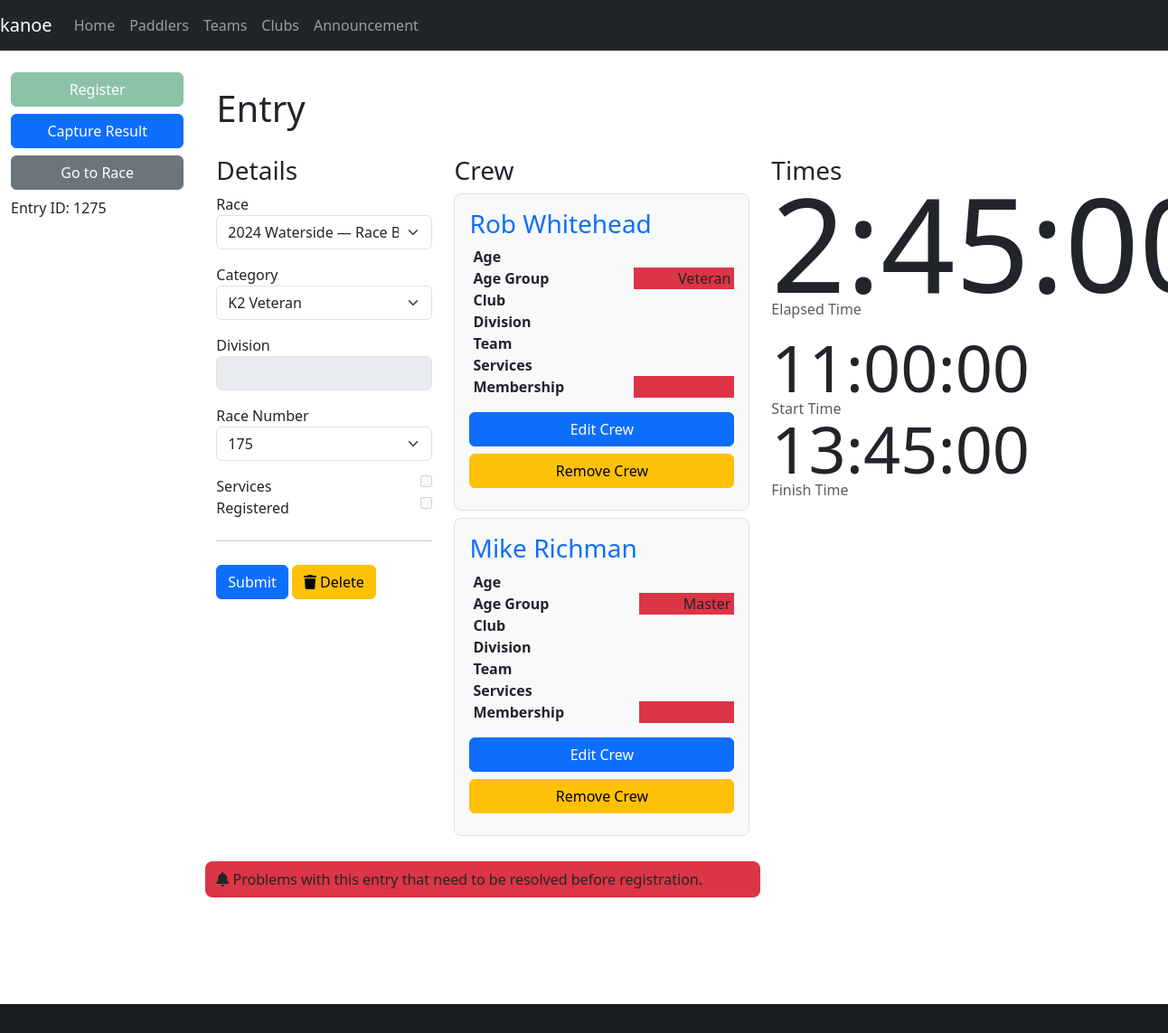
Before: /entry/1275 with the older database file.
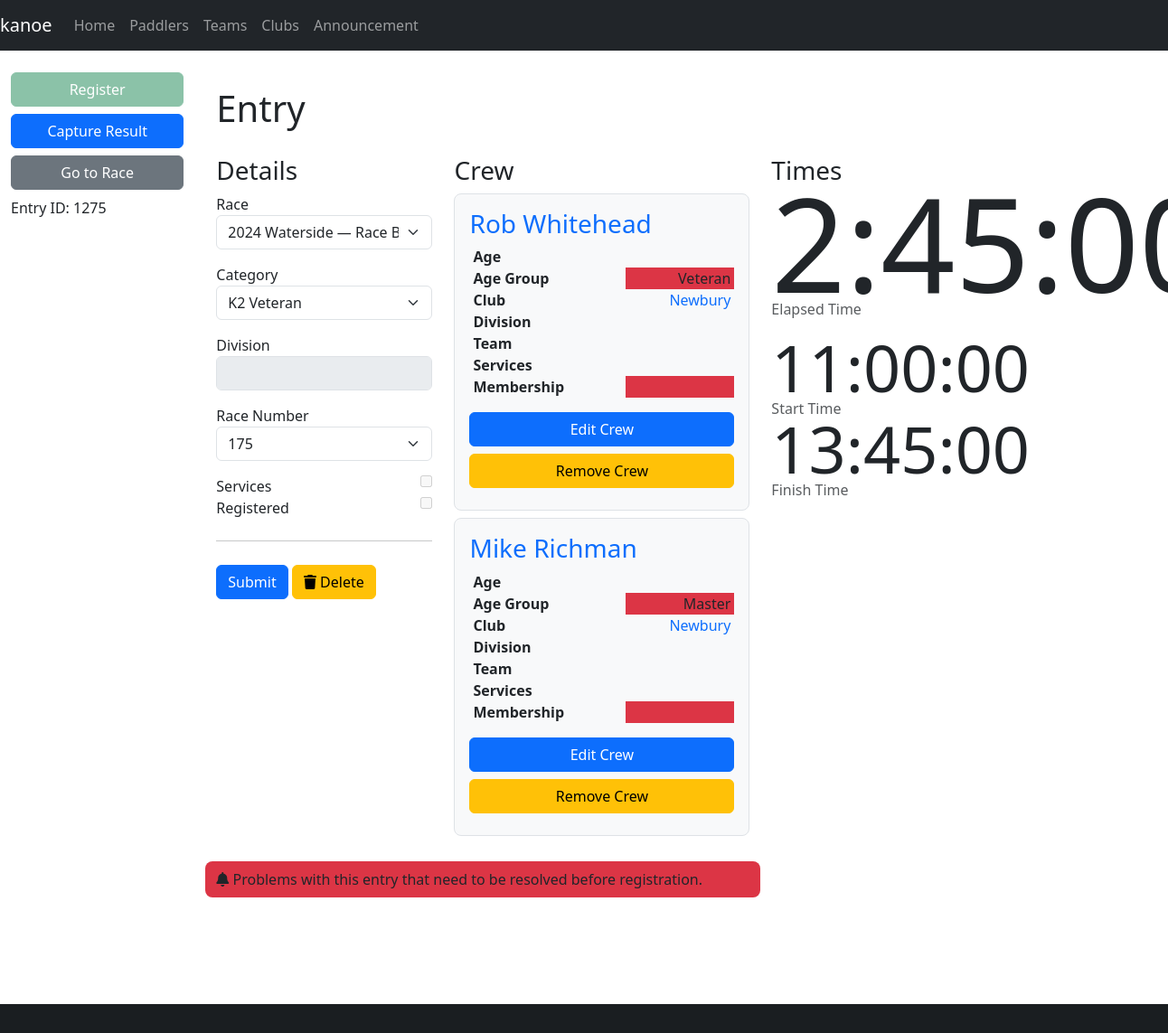
After: the same page with the newer database file.
### database/database/entry.py (models this page shows, shortened)
class Entry(Base):
    __tablename__ = "entry"
    id = Column(Integer, primary_key=True)
    race_id = Column(Integer, ForeignKey(Race.id), index=True)
    category_id = Column(Integer, ForeignKey(Category.id), index=True)
    boat_type = Column(boat_type, index=True)
    entry_number = Column(Integer)
    series_id = Column(Integer, ForeignKey(Series.id), index=True)
    time_start = Column(String)
    time_finish = Column(String)
    time_adjustment = Column(Integer)
    registered = Column(Boolean, default=False, nullable=False)
    retired = Column(Boolean, default=False, nullable=False)
    scratched = Column(Boolean, default=False, nullable=False)
    disqualified = Column(Boolean, default=False, nullable=False)
    note = Column(Text)
    category = relationship(Category, backref="entries", lazy="joined")
    race = relationship(Race, backref="entries", lazy="joined")
    race_number = relationship("Number", secondary="number_entry", uselist=False)
    crews = relationship("Crew", lazy="joined", order_by="Crew.paddler_id")
    @property
    def division(self):
        if self.crews:
            divisions = [crew.paddler.division for crew in self.crews]
            divisions = [division for division in divisions if division is not None]
            if divisions:
                return min(divisions)
        return None
    @property
    def time(self):
        if self.time_start and self.time_finish:
            time_start = datetime.datetime.strptime(self.time_start, "%H:%M:%S")
            time_finish = datetime.datetime.strptime(self.time_finish, "%H:%M:%S")
            return (
                time_finish
                - time_start
                + datetime.timedelta(seconds=(self.time_adjustment or 0))
            )
        else:
            return None
    @property
    def crew_complete(self):
        return len(self.crews) >= self.category.crew_count
    @property
    def services(self):
        services = [crew.services for crew in self.crews]
        return len(services) > 0 and all(services)

### database/database/number.py (models this page shows, shortened)
class Number(Base):
    __tablename__ = "number"
    id = Column(Integer, primary_key=True)
    lost = Column(Boolean)
    def __str__(self):
        return str(self.id)

### database/database/crew.py (models this page shows, shortened)
class Crew(Base):
    __tablename__ = "crew"
    id = Column(Integer, primary_key=True)
    paddler_id = Column(Integer, ForeignKey(Paddler.id), index=True)
    club_id = Column(String(3), ForeignKey(Club.id), index=True)
    entry_id = Column(Integer, ForeignKey(Entry.id), index=True)
    services = Column(Boolean, server_default=expression.false())
    due = Column(Numeric)
    paid = Column(Numeric)
    paddler = relationship(Paddler, backref="crews", lazy="joined")
    club = relationship("Club", backref="crews", lazy="joined")
    entry = relationship(Entry, lazy="joined", overlaps="crews")

### database/database/paddler.py (models this page shows, shortened)
class Paddler(Base):
    __tablename__ = "paddler"
    id = Column(Integer, primary_key=True)
    membership_number = Column(Integer)
    membership_expiry = Column(Date)
    membership_body_id = Column(Integer, ForeignKey(MembershipBody.id))
    division = Column(Integer)
    title = Column(String)
    first = Column(String)
    middle = Column(String)
    last = Column(String)
    gender = Column(String(1))
    suffix = Column(String)
    dob = Column(Date)
    address = Column(String)
    email = Column(String)
    phone = Column(String)
    emergency_name = Column(String)
    emergency_phone = Column(String)
    age_group_id = Column(Integer, ForeignKey(AgeGroup.id), index=True)
    age_group = relationship(AgeGroup, backref="paddlers", lazy="joined")
    membership_body = relationship(MembershipBody, backref="paddlers", lazy="joined")
    teams = relationship("Team", secondary="team_paddler")
    @hybrid_property
    def name(self):
        return combine_names(self.first, self.middle, self.last)
    @property
    def membership(self):
        membership = self.membership_number
        if membership and self.membership_body:
            membership = self.membership_body.acronym + str(membership)
        return membership
    @property
    def membership_expired(self):
        if self.membership_expiry:
            return self.membership_expiry < date.today()
        else:
            return True
    @property
    def age(self):
        newyear = date(date.today().year, 1, 1)
        age = newyear.year - self.dob.year
        if (self.dob.month, self.dob.day) > (newyear.month, newyear.day):
            age -= 1
        return age
    @property
    def age_group_calculated(self):
        age = self.age
        if not age:
            return None
        elif age < 19:
            return "Junior"
        elif age >= 50:
            return "Master"
        elif age >= 35:
            return "Veteran"
        else:
            return "Senior"

### database/database/age_group.py (models this page shows, shortened)
class AgeGroup(Base):
    __tablename__ = "age_group"
    id = Column(Integer, primary_key=True)
    label = Column(String)
    def __str__(self):
        return self.label

### database/database/club.py (models this page shows, shortened)
class Club(Base):
    __tablename__ = "club"
    id = Column(Integer, primary_key=True)
    name = Column(String)
    code_regex = Column(String())
    services = Column(Boolean, server_default=expression.false())
    def __str__(self):
        return f"{self.name}"

### paddle/views/entry.py (the view, shortened to what this page needs)
@blueprint.route("/entry/<entry_id>", methods=("GET", "POST"))
@blueprint.route("/entry/", defaults={"entry_id": None}, methods=("GET", "POST"))
@login_required
def entry(entry_id):
    entry = session.get(db.Entry, entry_id)
    race_id = request.args.get("race_id")
    races = session.query(db.Race)
    if race_id:
        races = races.filter(db.Race.id == race_id)
    races = races.all()
    if entry:
        race_id = entry.race_id
    ranges = (
        session.query(
            db.RaceNumber.category_id,
            db.RaceNumber.min_number_id,
            db.RaceNumber.max_number_id,
        )
        .filter(db.RaceNumber.race_id == race_id)
        .subquery()
    )
    categories = (
        session.query(db.Category, ranges.c.min_number_id, ranges.c.max_number_id)
        .outerjoin(ranges, ranges.c.category_id == db.Category.id)
        .all()
    )
    for category, min_number, max_number in categories:
        category.min_number = min_number if min_number else None
        category.max_number = max_number if max_number else None
    categories = [category for category, _, _ in categories]
    if entry:
        taken = (
            session.query(db.NumberEntry.number_id)
            .join(db.Entry, db.NumberEntry.entry_id == db.Entry.id)
            .filter(db.Entry.race_id == entry.race_id)
            .subquery()
        )
        numbers = (
            session.query(db.Number.id)
            .join(taken, db.Number.id == taken.c.number_id, isouter=True)
            .filter(
                (db.Number.lost == False) | (db.Number.lost == None)  # noqa: E711, E712
            )
            .order_by(db.Number.id)
        )
        if entry.race_number:
            numbers = numbers.filter(
                (taken.c.number_id == entry.race_number.id)
                | (taken.c.number_id == None)  # noqa: E711
            )
        else:
            numbers = numbers.filter((taken.c.number_id == None))  # noqa: E711
        numbers = [r.id for r in numbers]
    else:
        numbers = []
    return render_template(
        "entry.j2",
        entry=entry,
        categories=categories,
        races=races,
        numbers=numbers,
    )

### paddle/templates/entry.j2 (shortened to what this page needs)
{% extends "base-fluid.j2" %}
{% from "macros.j2" import find_value, button_delete %}
{% block content %}
<h1>Entry</h1>
<div class="row">
  <div class="col-md-3">
    <h3>Details</h3>
    <form method="post">
      <div>
        <div class="mb-3">
          <label for="race">Race</label>
          <select class="form-select" class="form-control" id="race_id" name="race_id">
            {% for race in races %}
            <option value="{{ race.id }}" {% if entry.race==race %} selected{% endif %}>{{ race }}</option>
            {% endfor %}
          </select>
        </div>
        <div class="mb-3">
          <label for="race">Category</label>
          <select class="form-select" class="form-control" id="category_id" name="category_id">
            {% for category in categories %}
            <option value="{{ category.id }}" {% if (entry.category==category) %} selected{% endif %}>{{ category }}
            </option>
            {% endfor %}
          </select>
        </div>
        <div class="mb-3">
          <label for="division">Division</label>
          <input type="number" class="form-control" disabled
            value="{{ find_value(request.form['division'], entry.division) }}">
        </div>
        <div class="mb-3">
          <label>Race Number</label>
          <select class="form-select" class="form-control" id="race_number" name="race_number" >
            {% for number in numbers %}
            <option {% if number==entry.race_number.id %} selected{% endif %}>{{ number }}</option>
            {% endfor %}
          </select>
        </div>
        <div>
          <label for="services">Services</label>
          <input type="checkbox" disabled{% if entry.services %} checked{% endif %} style="float: right;">
        </div>
        <div>
          <label for="registered">Registered</label>
          <input type="checkbox" disabled{% if entry.registered %} checked{% endif %} style="float: right;">
        </div>
      </div>
      <hr class="my-4">
      <button type="submit" class="btn btn-primary">Submit</button>
      {{ button_delete() }}
    </form>
  </div>
  <div class="col-md-4">
    <h3>Crew</h3>
    {% for crew in entry.crews %}
    <div class="crew h-30 p-3 mb-2 bg-light border rounded-3">
      <div>
        <h3><a href="{{ url_for('kanoe.paddler', paddler_id=crew.paddler.id) }}">{{ crew.paddler.name }}</a></h3>
        <table class="table table-sm table-borderless">
          <tr>
            <th>Age</th>
            <td style="text-align: right;">{{ crew.paddler.age }}</td>
          </tr>
          <tr>
            <th>Age Group</th>
            <td style="text-align: right;" class="{% if not crew.paddler.age_group or crew.paddler.age_group|string != crew.paddler.age_group_calculated %}bg-danger{% endif %}">
            {% if crew.paddler.age_group %}{{ crew.paddler.age_group }}{% endif %}
            </td>
          </tr>
          <tr>
            <th>Club</th>
            <td style="text-align: right;">
              <a href="{{ url_for('kanoe.club', club_id=crew.club.id) }}">{% if crew.club %}{{ crew.club }}{% endif
                %}</a>
            </td>
          </tr>
          <tr>
            <th>Division</th>
            <td style="text-align: right;">{{ crew.paddler.division or "" }}</td>
          </tr>
          <tr>
            <th>Team</th>
            <td style="text-align: right;">
            </td>
          </tr>
          <tr>
            <th>Services</th>
            <td style="text-align: right;" class="services">
            </td>
          </tr>
          <tr>
            <th>Membership</th>
            <td style="text-align: right;" class="{% if crew.paddler.membership_expired %}bg-danger{% endif %}">
            </td>
          </tr>
        </table>
      </div>
      <div>
        <ul class="nav flex-column">
          <li class="nav-item d-grid mb-2">
            <a href="{{ url_for('kanoe.crew', crew_id=crew.id) }}" class="btn btn-primary">Edit Crew</a>
          </li>
          <li class="nav-item d-grid mb-2">
            <a href="{{ url_for('kanoe.crew_delete', crew_id=crew.id) }}" class="btn btn-warning">Remove Crew</a>
          </li>
        </ul>
      </div>
    </div>
    {% endfor %}
  </div>
  <div class="col-md-4">
    <h3>Times</h3>
    <div class="times">
      {% if entry.time %}
      <div class="time-elapsed">
        {{ entry.time }}
      </div>
      <div class="text-muted">Elapsed Time</div>
      {% endif %}
      <div class="mt-4">
        {% if entry.time_start %}
        <div class="time-start-finish">
          {{ entry.time_start }}
        </div>
        <div class="text-muted">Start Time</div>
        {% endif %}
        {% if entry.time_finish %}
        <div class="time-start-finish mt-1">
          {{ entry.time_finish }}
        </div>
        <div class="text-muted">Finish Time</div>
        {% endif %}
      </div>
    </div>
  </div>
  <div id="register-disabled" style="display: none;" class="col-md-7 py-2 rounded-3 bg-danger">
    <i class="fas fa-bell"></i> Problems with this entry that need to be resolved before registration.
  </div>
</div>
{% endblock %}
{% block sidebar %}
{% include 'sidebar-entry.j2' %}
{% endblock %}

### paddle/templates/base-fluid.j2 (shortened to what this page needs)
{% import 'common/colour.j2' as colour %}
<!doctype html>
<html lang="en">
<head>
    {% block head %}
    {% include 'common/load-css.j2' %}
    {% endblock %}
</head>
<body>
    <header>
        {% include 'common/navbar.j2' %}
    </header>
    <div class="container-fluid">
        <div class="row">
            <nav class="col-md-2 d-none d-md-block sidebar">
                <div class="sidebar-sticky">
                    {% block sidebar %}
                    {% endblock %}
                </div>
            </nav>
            <main role="main" class="col-md-9 ml-sm-auto col-lg-10 pt-3 px-4">
                {% block content %}
                {% endblock %}
            </main>
        </div>
    </div>
    <footer>
        {% include 'common/footer.j2' %}
    </footer>
</body>
</html>

### paddle/templates/macros.j2 (shortened to what this page needs)
{% macro button_delete() -%}
<button type="submit" class="btn btn-warning" name="action" value="delete"><i class="fa fa-trash"></i> Delete</button>
{%- endmacro -%}

### paddle/templates/common/load-css.j2
<link rel="stylesheet" type="text/css" href="/css/bootstrap-5.3.0.min.css">
<link rel="stylesheet" type="text/css" href="/css/styles.css">
{% include 'common/load-css-font-awesome.j2' %}

### paddle/templates/common/load-css-font-awesome.j2
<link rel="stylesheet" type="text/css" href="/css/font-awesome-all-6.2.0.min.css">

### paddle/templates/common/navbar.j2 (shortened to what this page needs)
<nav class="navbar navbar-expand-md navbar-dark fixed-top bg-dark">
    <a class="navbar-brand" href="{{ url_for('kanoe.races') }}">kanoe</a>
    <div class="collapse navbar-collapse" id="navbarsExampleDefault">
        <ul class="navbar-nav mr-auto">
            <li class="nav-item active">
                <a class="nav-link" href="{{ url_for('kanoe.races') }}">Home</a>
            </li>
            {% if session["user"] or config['LOGIN_DISABLED'] %}
            <li class="nav-item active">
                <a class="nav-link" href="{{ url_for('kanoe.paddlers') }}">Paddlers</a>
            </li>
            <li class="nav-item active">
                <a class="nav-link" href="{{ url_for('kanoe.teams') }}">Teams</a>
            </li>
            <li class="nav-item active">
                <a class="nav-link" href="{{ url_for('kanoe.clubs') }}">Clubs</a>
            </li>
            <li class="nav-item active">
                <a class="nav-link" href="{{ url_for('kanoe.announcement') }}">Announcement</a>
            </li>
            {% endif %}
        </ul>
    </div>
</nav>

### paddle/templates/sidebar-entry.j2
<ul class="nav flex-column">
    {% if not entry.registered %}
    <li class="nav-item d-grid mb-2">
        <a id="register" href="{{ url_for('kanoe.entry_register', entry_id=entry.id) }}" class="btn btn-success">Register</a>
    </li>
    {% endif %}
    {% if entry.race %}
    <li class="nav-item d-grid mb-2">
        <a href="{{ url_for('kanoe.race_results_capture', race_id=entry.race.id, race_number=entry.race_number) }}" class="btn btn-primary">Capture
            Result</a>
    </li>
    <li class="nav-item d-grid mb-2">
        <a href="{{ url_for('kanoe.race', race_id=entry.race.id) }}" class="btn btn-secondary">Go to Race</a>
    </li>
    {% endif %}
</ul>
{% if entry.id %}
<p>Entry ID: {{ entry.id }}</p>
{% endif %}

### paddle/templates/common/footer.j2
<div class="footer fixed-bottom mt-auto bg-dark text-center text-white">
  <div class="text-center p-3" style="background-color: rgba(0, 0, 0, 0.2);">
  </div>
</div>

Changed rows visible on the page:
changed Crew "Rob Whitehead": club (not shown) → "Newbury"
changed Crew "Mike Richman": club (not shown) → "Newbury"
